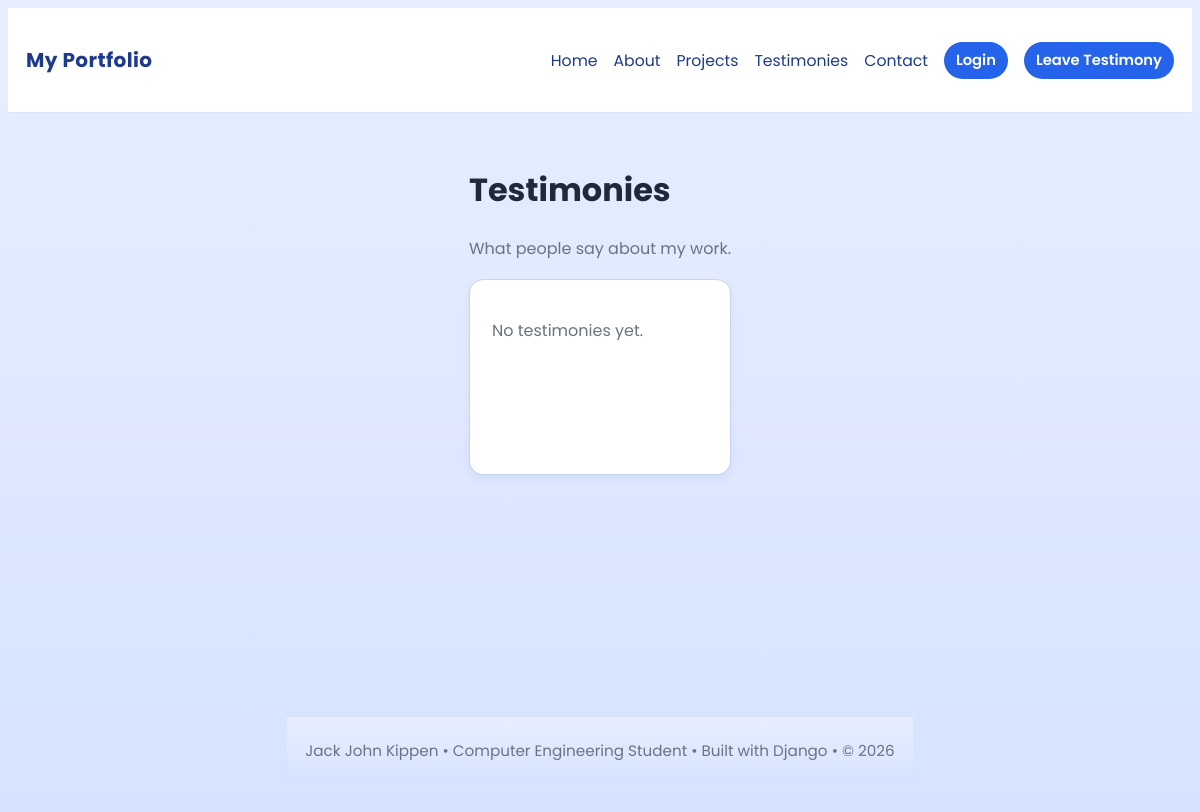
The page /testimonies/ on the database as committed earlier.
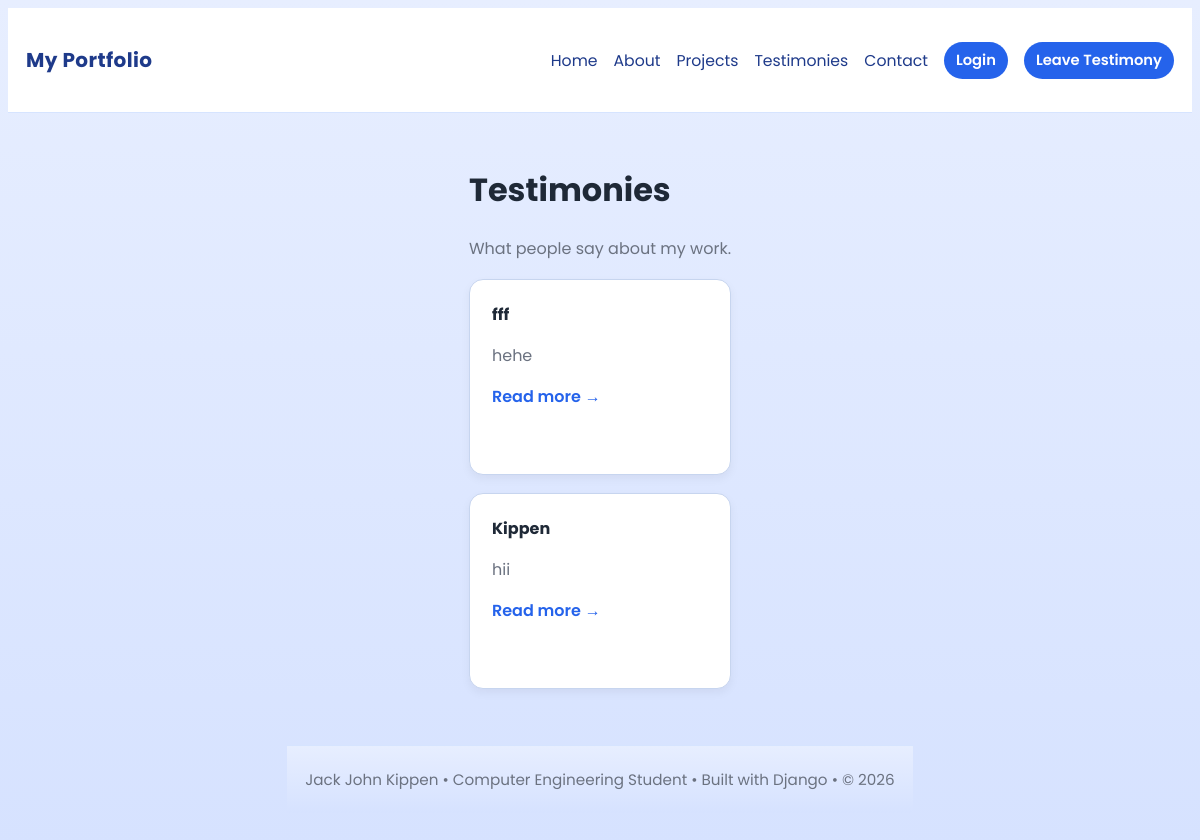
The same page on the database as committed later.
### quiz1/models.py (models this page shows, shortened)
class Testimony(models.Model):
    full_name = models.CharField(max_length=200)
    content = models.TextField()
    created_at = models.DateTimeField(auto_now_add=True)

### quiz1/views.py (the view)
# urls.py: path('testimonies/', views.TestimonyListView.as_view(), name='testimony_list'),
class TestimonyListView(ListView):
    model = Testimony
    template_name = 'testimonies_list.html'
    context_object_name = 'testimonies'
    ordering = ['-created_at']

### templates/testimonies_list.html (shortened to what this page needs)
{% extends 'base.html' %}
{% block content %}
<h1>Testimonies</h1>
<p class="muted">What people say about my work.</p>
<div style="margin-top:18px" class="grid">
  {% for t in testimonies %}
    <div class="card">
      <strong>{{ t.full_name }}</strong>
      <p class="muted">{{ t.content|truncatechars:150 }}</p>
      <p style="margin-top:8px"><a class="simple" href="{% url 'testimony_detail' t.pk %}">Read more →</a></p>
    </div>
  {% empty %}
    <div class="card"><p class="muted">No testimonies yet.</p></div>
  {% endfor %}
</div>
{% endblock %}

Rows that differ between the two databases and show on the page:
added Testimony: full_name "fff", content "hehe"
added Testimony: full_name "Kippen", content "hii"
Other text that changed with them:
text no longer shown: "No testimonies yet."
